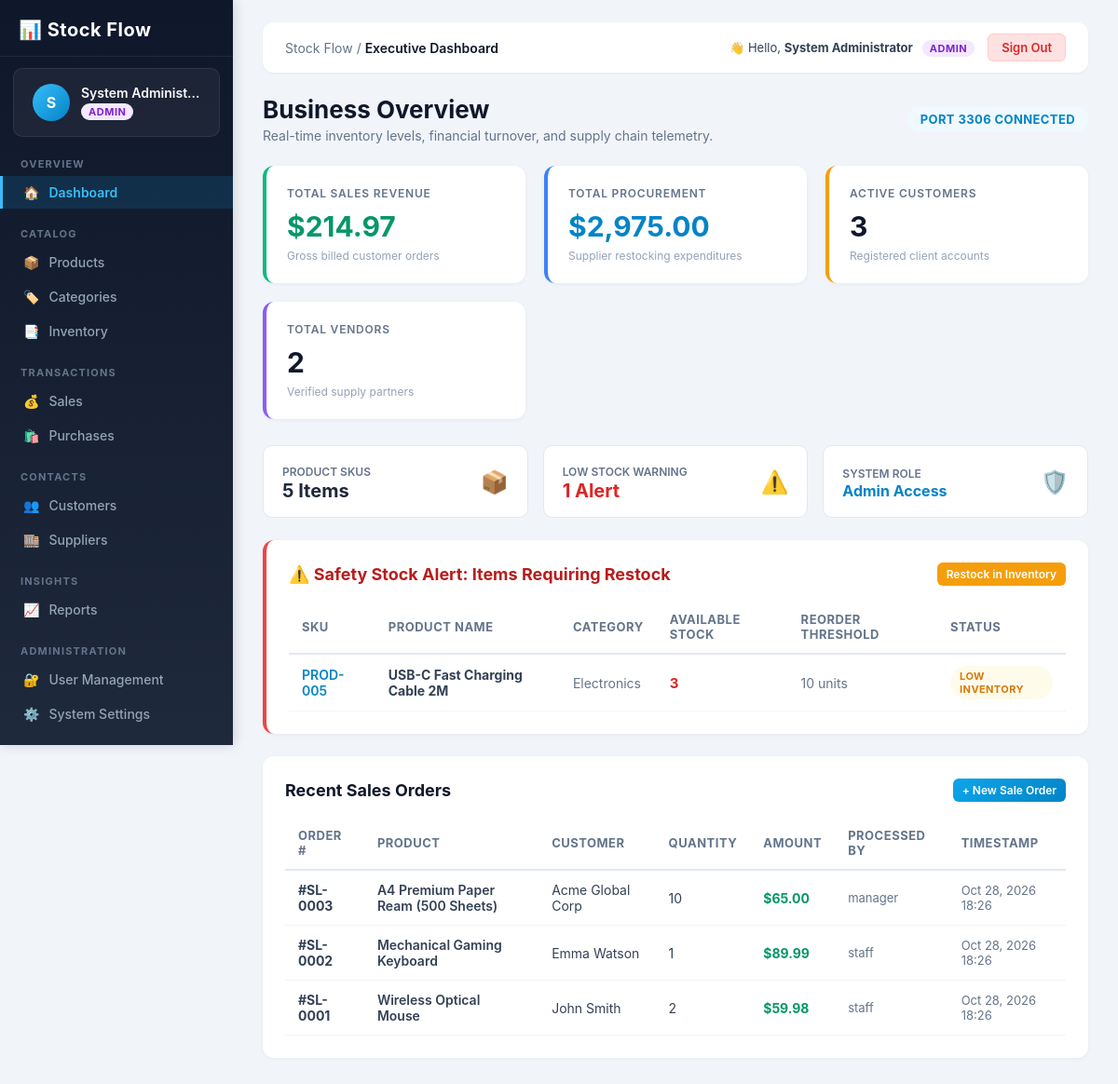
/pages/dashboard.php (signed in), run on the app's committed database.
### tables this page shows
CREATE TABLE IF NOT EXISTS `products` (
    `id` INT AUTO_INCREMENT PRIMARY KEY,
    `sku` VARCHAR(50) NOT NULL UNIQUE,
    `name` VARCHAR(150) NOT NULL,
    `category_id` INT NULL,
    `price` DECIMAL(10, 2) NOT NULL DEFAULT 0.00,
    `cost` DECIMAL(10, 2) NOT NULL DEFAULT 0.00,
    `quantity` INT NOT NULL DEFAULT 0,
    `min_stock` INT NOT NULL DEFAULT 5,
    `description` TEXT,
    `created_at` TIMESTAMP DEFAULT CURRENT_TIMESTAMP,
    `updated_at` TIMESTAMP DEFAULT CURRENT_TIMESTAMP ON UPDATE CURRENT_TIMESTAMP,
    FOREIGN KEY (`category_id`) REFERENCES `categories`(`id`) ON DELETE SET NULL
);

CREATE TABLE IF NOT EXISTS `categories` (
    `id` INT AUTO_INCREMENT PRIMARY KEY,
    `name` VARCHAR(100) NOT NULL UNIQUE,
    `description` TEXT,
    `created_at` TIMESTAMP DEFAULT CURRENT_TIMESTAMP
);

CREATE TABLE IF NOT EXISTS `sales` (
    `id` INT AUTO_INCREMENT PRIMARY KEY,
    `user_id` INT NULL,
    `product_id` INT NOT NULL,
    `customer_id` INT NULL,
    `quantity` INT NOT NULL,
    `unit_price` DECIMAL(10, 2) NOT NULL,
    `total_amount` DECIMAL(10, 2) NOT NULL,
    `sale_date` TIMESTAMP DEFAULT CURRENT_TIMESTAMP,
    FOREIGN KEY (`user_id`) REFERENCES `users`(`id`) ON DELETE SET NULL,
    FOREIGN KEY (`product_id`) REFERENCES `products`(`id`) ON DELETE CASCADE,
    FOREIGN KEY (`customer_id`) REFERENCES `customers`(`id`) ON DELETE SET NULL
);

CREATE TABLE IF NOT EXISTS `customers` (
    `id` INT AUTO_INCREMENT PRIMARY KEY,
    `name` VARCHAR(100) NOT NULL,
    `email` VARCHAR(100) NULL,
    `phone` VARCHAR(30) NULL,
    `address` TEXT NULL,
    `created_at` TIMESTAMP DEFAULT CURRENT_TIMESTAMP
);

CREATE TABLE IF NOT EXISTS `users` (
    `id` INT AUTO_INCREMENT PRIMARY KEY,
    `username` VARCHAR(50) NOT NULL UNIQUE,
    `password` VARCHAR(255) NOT NULL,
    `full_name` VARCHAR(100) NOT NULL DEFAULT 'System User',
    `email` VARCHAR(100) NOT NULL,
    `role` ENUM('admin', 'manager', 'staff') NOT NULL DEFAULT 'staff',
    `status` ENUM('active', 'inactive') NOT NULL DEFAULT 'active',
    `created_at` TIMESTAMP DEFAULT CURRENT_TIMESTAMP,
    `updated_at` TIMESTAMP DEFAULT CURRENT_TIMESTAMP ON UPDATE CURRENT_TIMESTAMP
);

### config/db.php (called while the page is built, shortened)
<?php
$ports_to_try = [];
if (!empty($_SESSION['db_port'])) {
    $ports_to_try[] = intval($_SESSION['db_port']);
}
$ports_to_try[] = 3306;
$ports_to_try[] = 3000;
$ports_to_try = array_values(array_unique($ports_to_try));
foreach ($ports_to_try as $port) {
    try {
        $active_db_port = $port;
        break;
    } catch (PDOException $e) {
        $db_error = $e->getMessage();
        $pdo = null;
    }
}
function current_user_role() {
    return $_SESSION['role'] ?? 'staff';
}
?>

### pages/dashboard.php (the view, shortened to what this page needs)
<?php
require_once __DIR__ . '/../config/db.php';
$total_sales = 0.00;
$total_purchases = 0.00;
$total_customers = 0;
$total_suppliers = 0;
$total_products = 0;
$low_stock_count = 0;
$recent_sales = [];
$low_stock_products = [];
if ($pdo !== null) {
    try {
        $stmt = $pdo->query("SELECT COALESCE(SUM(total_amount), 0) AS total FROM sales");
        $total_sales = (float)$stmt->fetch()['total'];
        $stmt = $pdo->query("SELECT COALESCE(SUM(total_amount), 0) AS total FROM purchases");
        $total_purchases = (float)$stmt->fetch()['total'];
        $stmt = $pdo->query("SELECT COUNT(*) AS total FROM customers");
        $total_customers = (int)$stmt->fetch()['total'];
        $stmt = $pdo->query("SELECT COUNT(*) AS total FROM suppliers");
        $total_suppliers = (int)$stmt->fetch()['total'];
        $stmt = $pdo->query("SELECT COUNT(*) AS total, SUM(CASE WHEN quantity <= min_stock THEN 1 ELSE 0 END) AS low_count FROM products");
        $prod_stats = $stmt->fetch();
        $total_products = (int)($prod_stats['total'] ?? 0);
        $low_stock_count = (int)($prod_stats['low_count'] ?? 0);
        $stmt = $pdo->query("SELECT s.*, p.name AS product_name, p.sku, c.name AS customer_name, u.username AS cashier
                             FROM sales s
                             JOIN products p ON s.product_id = p.id
                             LEFT JOIN customers c ON s.customer_id = c.id
                             LEFT JOIN users u ON s.user_id = u.id
                             ORDER BY s.id DESC LIMIT 5");
        $recent_sales = $stmt->fetchAll();
        $stmt = $pdo->query("SELECT p.*, c.name AS category_name
                             FROM products p
                             LEFT JOIN categories c ON p.category_id = c.id
                             WHERE p.quantity <= p.min_stock
                             ORDER BY p.quantity ASC LIMIT 10");
        $low_stock_products = $stmt->fetchAll();
    } catch (Exception $e) {
        $db_err = $e->getMessage();
    }
}
require_once __DIR__ . '/../includes/header.php';
?>
<div class="page-title-row">
    <div>
        <h1>Business Overview</h1>
        <p style="color: #64748b; font-size: 14px; margin-top: 4px;">Real-time inventory levels, financial turnover, and supply chain telemetry.</p>
    </div>
    <div>
        <span class="badge badge-info" style="font-size: 13px; padding: 6px 14px;">
            Port <?php echo htmlspecialchars($active_db_port ?? '3306'); ?> Connected
        </span>
    </div>
</div>
<div id="dashboard">
    <div class="dashboard-item">
        <h2>Total Sales Revenue</h2>
        <p style="color: #059669;">$<?php echo number_format($total_sales, 2); ?></p>
        <div class="card-subtext">Gross billed customer orders</div>
    </div>
    <div class="dashboard-item">
        <h2>Total Procurement</h2>
        <p style="color: #0284c7;">$<?php echo number_format($total_purchases, 2); ?></p>
        <div class="card-subtext">Supplier restocking expenditures</div>
    </div>
    <div class="dashboard-item">
        <h2>Active Customers</h2>
        <p><?php echo number_format($total_customers); ?></p>
        <div class="card-subtext">Registered client accounts</div>
    </div>
    <div class="dashboard-item">
        <h2>Total Vendors</h2>
        <p><?php echo number_format($total_suppliers); ?></p>
        <div class="card-subtext">Verified supply partners</div>
    </div>
</div>
<div style="display: grid; grid-template-columns: repeat(auto-fit, minmax(200px, 1fr)); gap: 16px; margin-bottom: 24px;">
    <div style="background: #ffffff; padding: 16px 20px; border-radius: 10px; border: 1px solid #e2e8f0; display: flex; justify-content: space-between; align-items: center;">
        <div>
            <span style="font-size: 12px; color: #64748b; font-weight: 600; text-transform: uppercase;">Product SKUs</span>
            <div style="font-size: 20px; font-weight: 700; color: #1e293b;"><?php echo $total_products; ?> Items</div>
        </div>
        <span style="font-size: 24px;">📦</span>
    </div>
    <div style="background: #ffffff; padding: 16px 20px; border-radius: 10px; border: 1px solid #e2e8f0; display: flex; justify-content: space-between; align-items: center;">
        <div>
            <span style="font-size: 12px; color: #64748b; font-weight: 600; text-transform: uppercase;">Low Stock Warning</span>
            <div style="font-size: 20px; font-weight: 700; color: <?php echo ($low_stock_count > 0) ? '#dc2626' : '#059669'; ?>;">
                <?php echo $low_stock_count; ?> Alert<?php echo ($low_stock_count !== 1) ? 's' : ''; ?>
            </div>
        </div>
        <span style="font-size: 24px;">⚠️</span>
    </div>
    <div style="background: #ffffff; padding: 16px 20px; border-radius: 10px; border: 1px solid #e2e8f0; display: flex; justify-content: space-between; align-items: center;">
        <div>
            <span style="font-size: 12px; color: #64748b; font-weight: 600; text-transform: uppercase;">System Role</span>
            <div style="font-size: 16px; font-weight: 700; color: #0284c7; text-transform: capitalize;">
                <?php echo htmlspecialchars(current_user_role()); ?> Access
            </div>
        </div>
        <span style="font-size: 24px;">🛡️</span>
    </div>
</div>
<?php if (!empty($low_stock_products)): ?>
    <div class="form-card" style="border-left: 4px solid #ef4444;">
        <h2 style="color: #b91c1c;">
            <span>⚠️ Safety Stock Alert: Items Requiring Restock</span>
            <a href="inventory.php" class="btn btn-warning btn-sm">Restock in Inventory</a>
        </h2>
        <div class="table-responsive">
            <table class="app-table">
                <thead>
                    <tr>
                        <th>SKU</th>
                        <th>Product Name</th>
                        <th>Category</th>
                        <th>Available Stock</th>
                        <th>Reorder Threshold</th>
                        <th>Status</th>
                    </tr>
                </thead>
                <tbody>
                    <?php foreach ($low_stock_products as $item): ?>
                        <tr>
                            <td style="font-weight: 600; color: #0284c7;"><?php echo htmlspecialchars($item['sku']); ?></td>
                            <td><strong><?php echo htmlspecialchars($item['name']); ?></strong></td>
                            <td style="color: #64748b;"><?php echo htmlspecialchars($item['category_name'] ?? 'Uncategorized'); ?></td>
                            <td>
                                <strong style="color: #dc2626; font-size: 15px;"><?php echo $item['quantity']; ?></strong>
                            </td>
                            <td style="color: #64748b;"><?php echo $item['min_stock']; ?> units</td>
                            <td>
                                <?php if ($item['quantity'] == 0): ?>
                                    <span class="badge badge-danger">OUT OF STOCK</span>
                                <?php else: ?>
                                    <span class="badge badge-warning">LOW INVENTORY</span>
                                <?php endif; ?>
                            </td>
                        </tr>
                    <?php endforeach; ?>
                </tbody>
            </table>
        </div>
    </div>
<?php endif; ?>
<div class="form-card" style="max-width: 100%;">
    <h2>
        <span>Recent Sales Orders</span>
        <a href="sales.php" class="btn btn-primary btn-sm">+ New Sale Order</a>
    </h2>
    <div class="table-responsive">
        <table class="app-table">
            <thead>
                <tr>
                    <th>Order #</th>
                    <th>Product</th>
                    <th>Customer</th>
                    <th>Quantity</th>
                    <th>Amount</th>
                    <th>Processed By</th>
                    <th>Timestamp</th>
                </tr>
            </thead>
            <tbody>
                <?php if (empty($recent_sales)): ?>
                    <tr>
                        <td colspan="7" style="padding: 20px; text-align: center; color: #64748b;">No recent sales transactions recorded.</td>
                    </tr>
                <?php else: ?>
                    <?php foreach ($recent_sales as $sale): ?>
                        <tr>
                            <td><strong>#SL-<?php echo str_pad($sale['id'], 4, '0', STR_PAD_LEFT); ?></strong></td>
                            <td style="font-weight: 600;"><?php echo htmlspecialchars($sale['product_name']); ?></td>
                            <td><?php echo htmlspecialchars($sale['customer_name'] ?? 'Walk-in Customer'); ?></td>
                            <td><?php echo $sale['quantity']; ?></td>
                            <td style="color: #059669; font-weight: 700;">$<?php echo number_format($sale['total_amount'], 2); ?></td>
                            <td style="color: #64748b; font-size: 13px;">
                                <?php echo htmlspecialchars($sale['cashier'] ?? 'Staff'); ?>
                            </td>
                            <td style="color: #64748b; font-size: 13px;"><?php echo date('M d, Y H:i', strtotime($sale['sale_date'])); ?></td>
                        </tr>
                    <?php endforeach; ?>
                <?php endif; ?>
            </tbody>
        </table>
    </div>
</div>
<?php require_once __DIR__ . '/../includes/footer.php'; ?>

### data on the page
products: sku "PROD-005", name "USB-C Fast Charging Cable 2M", category.name "Electronics", quantity "3", min_stock "10", shows "LOW INVENTORY"
sales: id "0003", product.name "A4 Premium Paper Ream (500 Sheets)", customer.name "Acme Global Corp", quantity "10", total_amount "65.00", user.username "manager", sale_date "Oct 28, 2026 18:26"
sales: id "0002", product.name "Mechanical Gaming Keyboard", customer.name "Emma Watson", quantity "1", total_amount "89.99", user.username "staff", sale_date "Oct 28, 2026 18:26"
sales: id "0001", product.name "Wireless Optical Mouse", customer.name "John Smith", quantity "2", total_amount "59.98", user.username "staff", sale_date "Oct 28, 2026 18:26"

### other printed values
$user_initial "S"
$user_name "System Administ…"
$user_role "ADMIN"
str_replace('Stock Flow - ', '', $page_title) "Executive Dashboard"
$user_name "System Administrator"
$active_db_port "3306"
$total_sales "214.97"
$total_purchases "2,975.00"
$total_customers "3"
$total_suppliers "2"
$total_products "5"
$low_stock_count "1"
current_user_role() "Admin"
